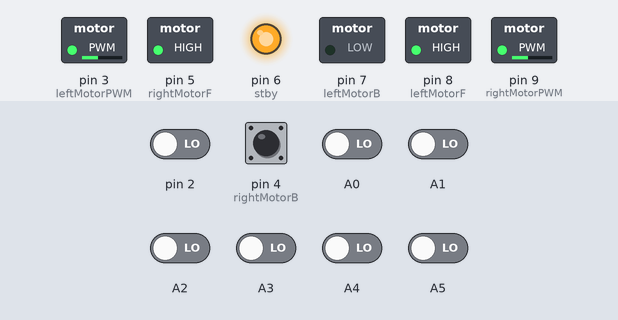
A sketch run on a simulated Arduino Uno, built with avr-gcc and run on an emulated ATmega328P. Shown: switched loads named in the sketch (green lamp = pin HIGH), output pins drawn as LEDs (lit = HIGH). The inputs (shaded band) are chosen by the test bench; at power-on: A0–5, pin 2, pin 4 (rightMotorB) LOW. What the sketch prints to the serial monitor is not drawn.

Above: at 5.7 s.
5.8 s: pin 4 (rightMotorB) pulled HIGH for 0.15 s
At 6.8 s:
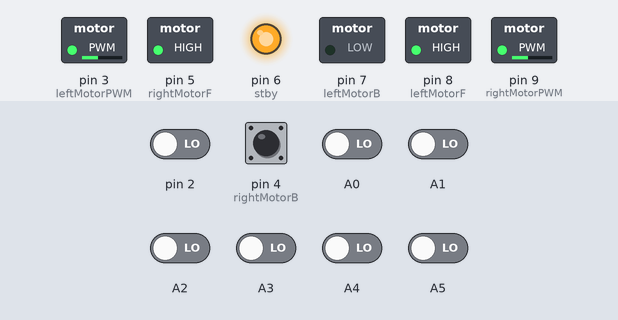
7.4 s: pin 2 driven HIGH
At 8.6 s:
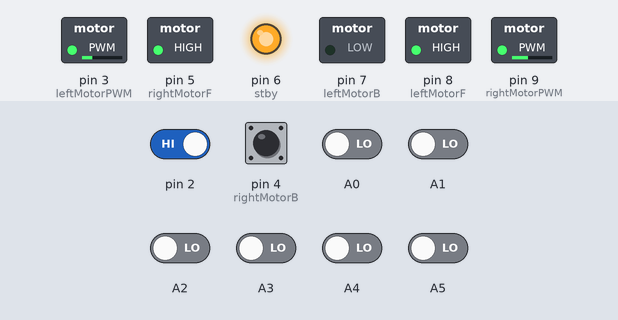
8.9 s: A2 driven HIGH
At 9.7 s:
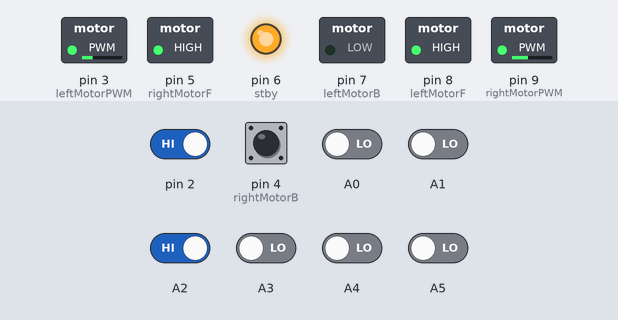
10.4 s: A3 driven HIGH
At 10.9 s:
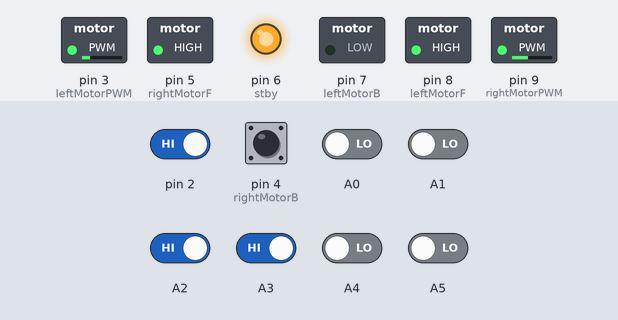
11.9 s: A0 driven HIGH
At 13.1 s:
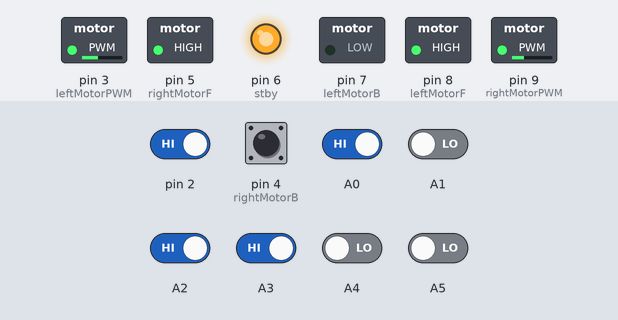
13.4 s: A1 driven HIGH
At 14.3 s:
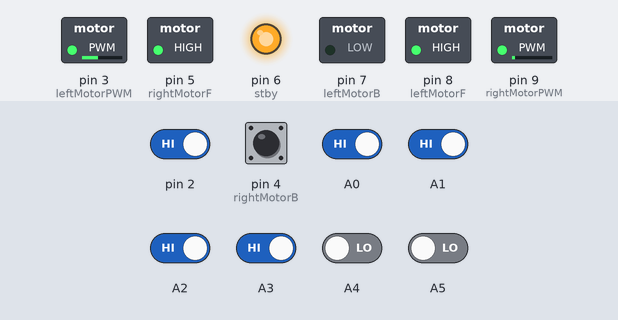
Timing chart, 0 to 15.9 s (numbered marks = the images above; inputs shaded):
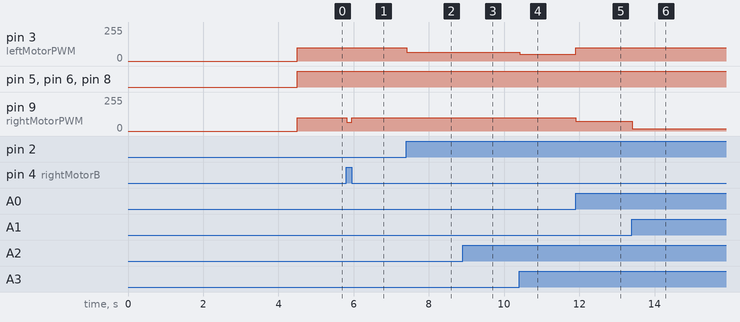

The sketch:

new_pid.ino
```cpp
#include <QTRSensors.h>

#define rightMotorF 5
#define rightMotorB 4
#define rightMotorPWM 9
#define leftMotorF 8
#define leftMotorB 7
#define leftMotorPWM 3
#define stby 6

QTRSensorsRC qtr((unsigned char[]) {A0,4, A1, A2, A3, A4, 2, A5}, 8, 2500);

void setup()
{
  pinMode(rightMotorF, OUTPUT);
  pinMode(rightMotorB, OUTPUT);
  pinMode(rightMotorPWM, OUTPUT);
  pinMode(leftMotorF, OUTPUT);
  pinMode(leftMotorB, OUTPUT);
  pinMode(leftMotorPWM, OUTPUT);
  pinMode(stby,OUTPUT);
  Serial.begin(9600);
  for (int i = 0; i < 100; i++)  // make the calibration take about 5 seconds
  {
    qtr.calibrate();
    delay(20);
  }
}

int lastError = 0;
float kp = 0.1;  // 0.08 // for small = 0.1
float kd = 5; // 1.0   // for small = 1.7
float ki = 0;
int integral = 0;
int derivative = 0;

void loop()
{
  unsigned int sensors[8];

  int position = qtr.readLine(sensors,QTR_EMITTERS_ON,1);

  int error = int(position) - 3500;
  integral += error;
  derivative = error - lastError;
  int power_difference = kp * error + ki * integral + kd * derivative;
  Serial.println(power_difference);
  lastError = error;

  const int maximum = 100;

  if (power_difference > maximum)
    power_difference = maximum;
  if (power_difference < -maximum)
    power_difference = -maximum;

  if (power_difference < 0) {
    digitalWrite(rightMotorF, HIGH);
    digitalWrite(rightMotorB, LOW);
    analogWrite(rightMotorPWM, maximum);
    digitalWrite(leftMotorF, HIGH);
    digitalWrite(leftMotorB, LOW);
    analogWrite(leftMotorPWM, maximum + power_difference);
    digitalWrite(stby,HIGH);
  }
  else {
    digitalWrite(rightMotorF, HIGH);
    digitalWrite(rightMotorB, LOW);
    analogWrite(rightMotorPWM, maximum - power_difference);
    digitalWrite(leftMotorF, HIGH);
    digitalWrite(leftMotorB, LOW);
    analogWrite(leftMotorPWM, maximum);
    digitalWrite(stby,HIGH);
  }
}
```

Measured:
- after the input at 5.8 s, pin 9 (rightMotorPWM): 100/255 → 65/255 at once, → 100/255 0.14 s later
- after the input at 7.4 s, pin 3 (leftMotorPWM): 100/255 → 65/255 at once
- after the input at 8.9 s, pin 3 (leftMotorPWM): 65/255 → 67/255 at once
- after the input at 10.4 s, pin 3 (leftMotorPWM): 67/255 → 50/255 at once
- after the input at 11.9 s, pin 3 (leftMotorPWM): 50/255 → 100/255 at once; pin 9 (rightMotorPWM): 100/255 → 75/255 at once
- after the input at 13.4 s, pin 9 (rightMotorPWM): 75/255 → 17/255 at once
